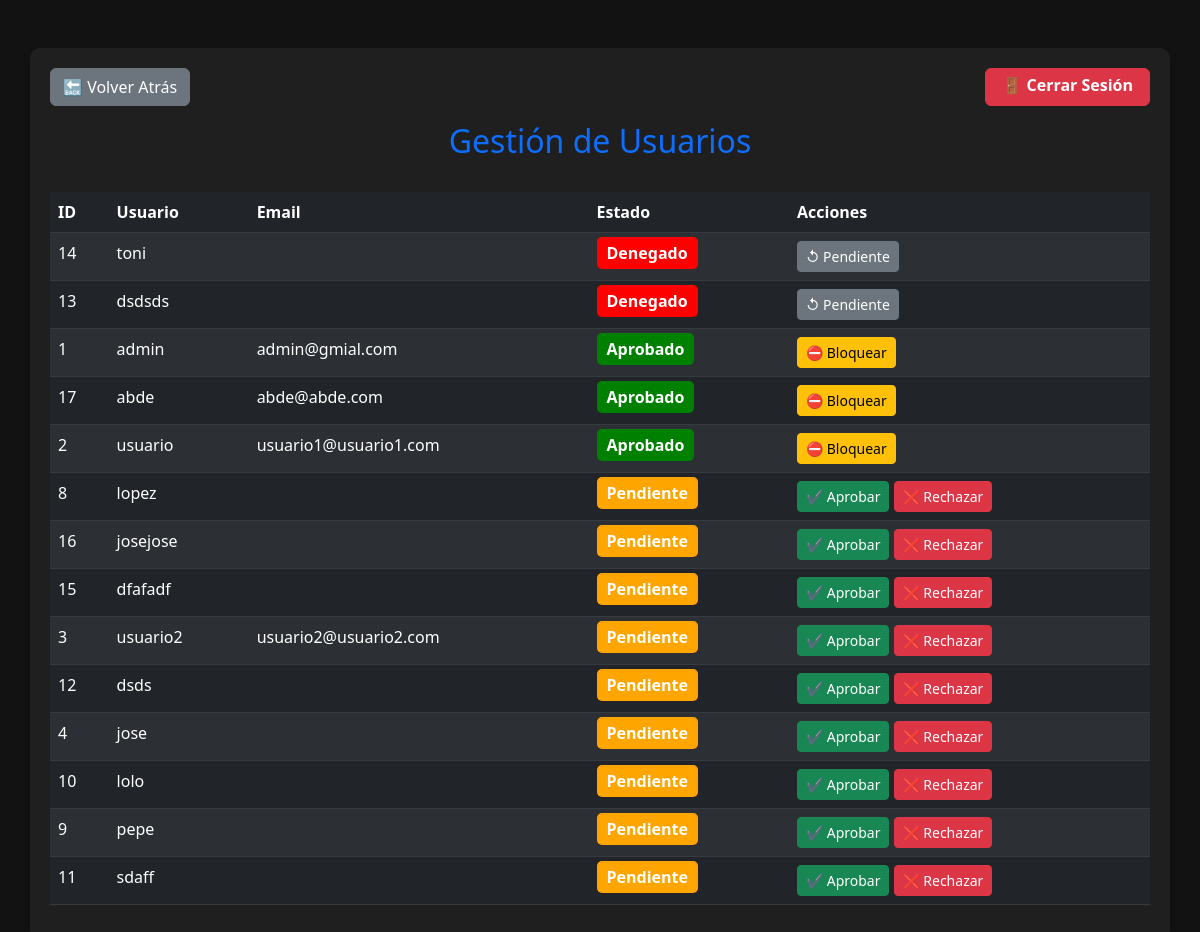
The page /taller_mecanico/usuarios_registro.php (signed in) on the database its author committed.
### tables this page shows
CREATE TABLE `usuarios` (
  `id` int(11) NOT NULL,
  `username` varchar(100) NOT NULL,
  `email` varchar(100) NOT NULL,
  `password` varchar(255) NOT NULL,
  `role` enum('cliente','mecanico','admin') NOT NULL DEFAULT 'cliente',
  `status` enum('pendiente','activo','bloqueado','denegado') NOT NULL DEFAULT 'pendiente',
  `token_verificacion` varchar(255) DEFAULT NULL,
  `fecha_registro` timestamp NOT NULL DEFAULT current_timestamp(),
  `estado` enum('pendiente','aprobado','bloqueado','denegado') NOT NULL DEFAULT 'pendiente',
  `nombre` varchar(100) NOT NULL
);

### taller_mecanico/usuarios_registro.php (the view, shortened to what this page needs)
<?php
include 'conexion.php';
$query = "SELECT id, username, email, estado FROM usuarios ORDER BY estado DESC";
$result = $conn->query($query);
?>
<!DOCTYPE html>
<html lang="es">
<head>
    <link href="https://cdn.jsdelivr.net/npm/bootstrap@5.3.0/dist/css/bootstrap.min.css" rel="stylesheet">
</head>
<body>
<div class="container mt-5">
    <div class="d-flex justify-content-between mb-3">
        <button onclick="history.back()" class="btn btn-secondary">🔙 Volver Atrás</button>
        <a href="logout.php" class="btn btn-danger px-3 py-1 fw-bold fs-6">
            🚪 Cerrar Sesión
        </a>
    </div>
    <h2>Gestión de Usuarios</h2>
    <br>
    <table class="table table-dark table-striped">
        <thead>
            <tr>
                <th>ID</th>
                <th>Usuario</th>
                <th>Email</th>
                <th>Estado</th>
                <th>Acciones</th>
            </tr>
        </thead>
        <tbody>
            <?php while ($user = $result->fetch_assoc()): ?>
                <tr id="user-<?= $user['id'] ?>">
                    <td><?= $user['id'] ?></td>
                    <td><?= htmlspecialchars($user['username']) ?></td>
                    <td><?= htmlspecialchars($user['email']) ?></td>
                    <td>
                        <span class="status-badge <?= $user['estado'] ?>">
                            <?= ucfirst($user['estado']) ?>
                        </span>
                    </td>
                    <td>
                    <?php if ($user['estado'] == 'pendiente'): ?>
                        <button class="btn btn-success btn-sm" onclick="cambiarEstado(<?= $user['id'] ?>, 'aprobado')">✔ Aprobar</button>
                        <button class="btn btn-danger btn-sm" onclick="cambiarEstado(<?= $user['id'] ?>, 'denegado')">❌ Rechazar</button>
                    <?php elseif ($user['estado'] == 'aprobado'): ?>
                        <button class="btn btn-warning btn-sm" onclick="cambiarEstado(<?= $user['id'] ?>, 'bloqueado')">⛔ Bloquear</button>
                    <?php elseif ($user['estado'] == 'bloqueado'): ?>
                        <button class="btn btn-primary btn-sm" onclick="cambiarEstado(<?= $user['id'] ?>, 'aprobado')">🔓 Desbloquear</button>
                    <?php elseif ($user['estado'] == 'denegado'): ?>
                        <button class="btn btn-secondary btn-sm" onclick="cambiarEstado(<?= $user['id'] ?>, 'pendiente')">↺ Pendiente</button>
                    <?php endif; ?>
                </td>
                </tr>
            <?php endwhile; ?>
        </tbody>
    </table>
</div>
</body>
</html>

### taller_mecanico/usuarios_registro.php (style rules this page uses)
body { background-color: #121212; color: white; }
.container { margin-top: 50px; background: #1f1f1f; padding: 20px; border-radius: 10px; box-shadow: 0px 4px 6px rgba(0,0,0,0.2); }
h2 { text-align: center; color: #0d6efd; }
.status-badge { padding: 5px 10px; border-radius: 5px; font-weight: bold; }
.pendiente { background-color: orange; color: white; }
.aprobado { background-color: green; color: white; }
.denegado { background-color: red; color: white; }

### rows shown on the page
usuarios: id "14", username "toni", estado "Denegado"
usuarios: id "13", username "dsdsds", estado "Denegado"
usuarios: id "1", username "admin", email "admin@gmial.com", estado "Aprobado"
usuarios: id "17", username "abde", email "abde@abde.com", estado "Aprobado"
usuarios: id "2", username "usuario", email "usuario1@usuario1.com", estado "Aprobado"
usuarios: id "8", username "lopez", estado "Pendiente"
usuarios: id "16", username "josejose", estado "Pendiente"
usuarios: id "15", username "dfafadf", estado "Pendiente"
usuarios: id "3", username "usuario2", email "usuario2@usuario2.com", estado "Pendiente"
usuarios: id "12", username "dsds", estado "Pendiente"
usuarios: id "4", username "jose", estado "Pendiente"
usuarios: id "10", username "lolo", estado "Pendiente"
usuarios: id "9", username "pepe", estado "Pendiente"
usuarios: id "11", username "sdaff", estado "Pendiente"
